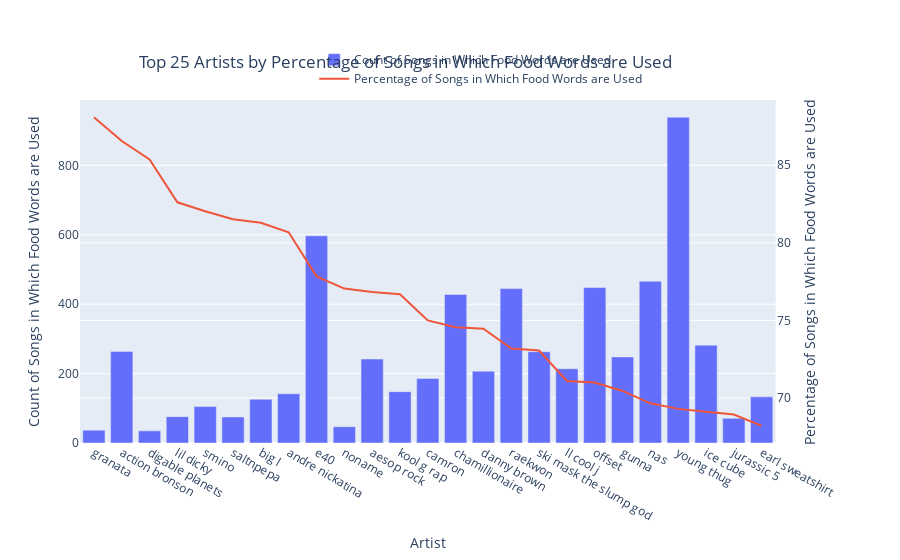

The notebook cell saved with this chart:
### Code cell
artist_food_songs_plot_df = artist_total_food_words_df.sort_values(by=sort_values_by,ascending=False)[:results_limit]

# Create figure with secondary y-axis
fig = make_subplots(specs=[[{"secondary_y": True}]])

# Add traces
fig.add_trace(
    go.Bar(x=artist_food_songs_plot_df['artist_clean'],
               y=artist_food_songs_plot_df['total_songs_with_food_words'],
               name="Count of Songs in Which Food Words are Used"),
    secondary_y=False,
)

fig.add_trace(
    go.Scatter(x=artist_food_songs_plot_df['artist_clean'],
               y=artist_food_songs_plot_df['food_words_song_prob']*100,
               name="Percentage of Songs in Which Food Words are Used"),
    secondary_y=True,
)

# Add figure title
fig.update_layout(
    title={
        'text': "Top {0} Artists by Percentage of Songs in Which Food Words are Used".format(results_limit),
        'y':0.9,
        'x':0.45,
        'xanchor': 'center',
        'yanchor': 'top'}
)

# Set x-axis title
fig.update_xaxes(title_text="Artist")

# Set y-axes titles
fig.update_yaxes(title_text="Count of Songs in Which Food Words are Used", secondary_y=False)
fig.update_yaxes(title_text="Percentage of Songs in Which Food Words are Used", secondary_y=True)
fig.update_layout(legend=dict(
    orientation="h",
    yanchor="bottom",
    y=1.02,
    xanchor="right",
    x=0.6
))

fig.show()

### Figure 1 — Plotly figure (JSON) as saved in the notebook; plotly's stock layout.template omitted (floating-point values rounded to 4 significant figures)
{"data": [{"name": "Count of Songs in Which Food Words are Used", "type": "bar", "x": ["granata", "action bronson", "digable planets", "lil dicky", "smino", "saltnpepa", "big l", "andre nickatina", "e40", "noname", "aesop rock", "kool g rap", "camron", "chamillionaire", "danny brown", "raekwon", "ski mask the slump god", "ll cool j", "offset", "gunna", "nas", "young thug", "ice cube", "jurassic 5", "earl sweatshirt"], "xaxis": "x", "y": [37, 264, 35, 76, 105, 75, 126, 142, 597, 47, 242, 148, 186, 428, 207, 445, 263, 214, 448, 248, 466, 939, 282, 71, 133], "yaxis": "y"}, {"name": "Percentage of Songs in Which Food Words are Used", "type": "scatter", "x": ["granata", "action bronson", "digable planets", "lil dicky", "smino", "saltnpepa", "big l", "andre nickatina", "e40", "noname", "aesop rock", "kool g rap", "camron", "chamillionaire", "danny brown", "raekwon", "ski mask the slump god", "ll cool j", "offset", "gunna", "nas", "young thug", "ice cube", "jurassic 5", "earl sweatshirt"], "xaxis": "x", "y": [88.1, 86.56, 85.37, 82.61, 82.03, 81.52, 81.29, 80.68, 77.84, 77.05, 76.83, 76.68, 75, 74.56, 74.46, 73.19, 73.06, 71.1, 71.0, 70.45, 69.66, 69.3, 69.12, 68.93, 68.21], "yaxis": "y2"}], "layout": {"legend": {"orientation": "h", "x": 0.6, "xanchor": "right", "y": 1.02, "yanchor": "bottom"}, "title": {"text": "Top 25 Artists by Percentage of Songs in Which Food Words are Used", "x": 0.45, "xanchor": "center", "y": 0.9, "yanchor": "top"}, "xaxis": {"anchor": "y", "domain": [0, 0.94], "title": {"text": "Artist"}}, "yaxis": {"anchor": "x", "domain": [0, 1], "title": {"text": "Count of Songs in Which Food Words are Used"}}, "yaxis2": {"anchor": "x", "overlaying": "y", "side": "right", "title": {"text": "Percentage of Songs in Which Food Words are Used"}}}}
